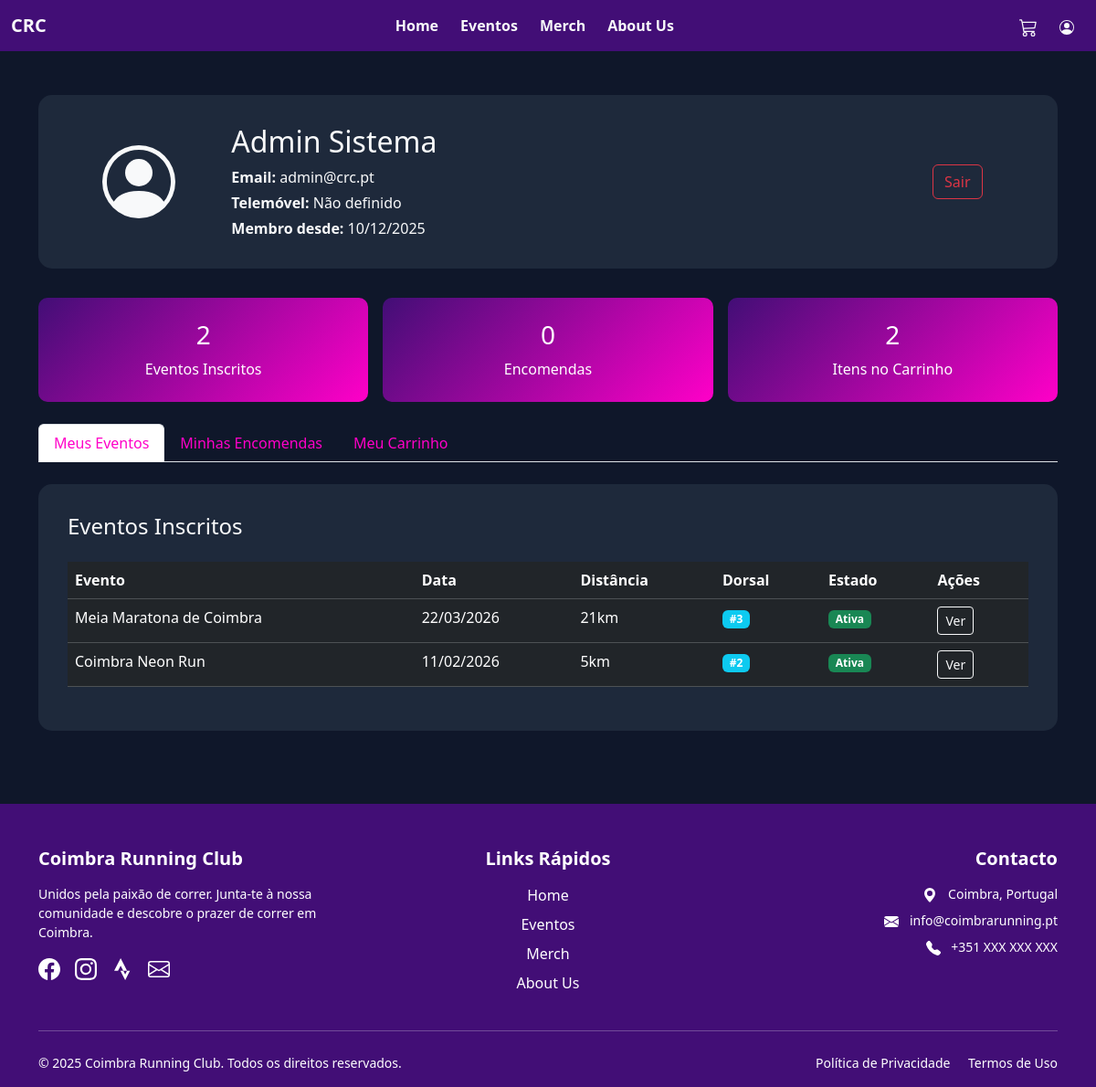
Page /perfil.php (signed in) on the committed database.
### tables this page shows
CREATE TABLE IF NOT EXISTS `utilizador` (
  `id_utilizador` int NOT NULL AUTO_INCREMENT,
  `primeiro_nome` varchar(100) NOT NULL,
  `ultimo_nome` varchar(100) NOT NULL,
  `email` varchar(255) NOT NULL,
  `telefone` varchar(20) DEFAULT NULL,
  `data_nascimento` date NOT NULL,
  `genero` enum('masculino','feminino','outro','prefiro-nao-dizer') DEFAULT NULL,
  `password_hash` varchar(255) NOT NULL,
  `data_registo` timestamp NULL DEFAULT CURRENT_TIMESTAMP,
  `data_ultima_atualizacao` timestamp NULL DEFAULT CURRENT_TIMESTAMP ON UPDATE CURRENT_TIMESTAMP,
  `ativo` tinyint(1) DEFAULT '1',
  `tipo` enum('utilizador','admin') DEFAULT 'utilizador',
  `email_verificado` tinyint(1) DEFAULT '0',
  `token_verificacao` varchar(100) DEFAULT NULL,
  `token_recuperacao_password` varchar(100) DEFAULT NULL,
  `data_expiracao_token` datetime DEFAULT NULL,
  `tentativas_login` int DEFAULT '0',
  `bloqueado_ate` datetime DEFAULT NULL,
  PRIMARY KEY (`id_utilizador`) USING BTREE,
  UNIQUE KEY `email` (`email`),
  KEY `idx_email` (`email`),
  KEY `idx_data_registo` (`data_registo`)
);

CREATE TABLE IF NOT EXISTS `inscricao_evento` (
  `id_inscricao` int NOT NULL AUTO_INCREMENT,
  `id_evento` int NOT NULL,
  `id_utilizador` int NOT NULL,
  `distancia_escolhida` varchar(20) NOT NULL,
  `tamanho_tshirt` enum('XS','S','M','L','XL','XXL') NOT NULL,
  `valor_pago` decimal(10,2) NOT NULL,
  `metodo_pagamento` enum('mbway','multibanco','cartao','transferencia','pendente') NOT NULL DEFAULT 'pendente',
  `estado_pagamento` enum('pendente','pago','cancelado','reembolsado') DEFAULT 'pendente',
  `referencia_pagamento` varchar(100) DEFAULT NULL,
  `data_pagamento` datetime DEFAULT NULL,
  `numero_dorsal` int DEFAULT NULL,
  `status` enum('ativa','cancelada','compareceu','nao_compareceu') DEFAULT 'ativa',
  `observacoes` text,
  `necessidades_especiais` text,
  `data_inscricao` timestamp NULL DEFAULT CURRENT_TIMESTAMP,
  `data_cancelamento` datetime DEFAULT NULL,
  PRIMARY KEY (`id_inscricao`),
  UNIQUE KEY `unique_inscricao` (`id_evento`,`id_utilizador`),
  KEY `idx_evento` (`id_evento`),
  KEY `idx_utilizador` (`id_utilizador`),
  KEY `idx_estado_pagamento` (`estado_pagamento`),
  KEY `idx_numero_dorsal` (`numero_dorsal`),
  CONSTRAINT `inscricao_evento_ibfk_1` FOREIGN KEY (`id_evento`) REFERENCES `evento` (`id_evento`) ON DELETE CASCADE,
  CONSTRAINT `inscricao_evento_ibfk_2` FOREIGN KEY (`id_utilizador`) REFERENCES `utilizador` (`id_utilizador`) ON DELETE CASCADE
);

CREATE TABLE IF NOT EXISTS `evento` (
  `id_evento` int NOT NULL AUTO_INCREMENT,
  `titulo` varchar(255) NOT NULL,
  `subtitulo` varchar(100) DEFAULT NULL,
  `descricao_curta` text,
  `descricao_completa` text,
  `data_evento` date NOT NULL,
  `hora_evento` time NOT NULL,
  `duracao_estimada` varchar(50) DEFAULT NULL,
  `local_nome` varchar(255) NOT NULL,
  `local_endereco` varchar(255) DEFAULT NULL,
  `imagem` varchar(255) DEFAULT NULL,
  `distancias_disponiveis` json DEFAULT NULL,
  `detalhes_percurso` json DEFAULT NULL,
  `vagas_totais` int DEFAULT NULL,
  `vagas_ocupadas` int DEFAULT '0',
  `preco` decimal(10,2) NOT NULL,
  `categoria` enum('corrida','trail','maratona','caminhada') DEFAULT 'corrida',
  `itens_incluidos` json DEFAULT NULL,
  `tem_transporte` tinyint(1) DEFAULT '0',
  `status` enum('ativo','cancelado','concluido') DEFAULT 'ativo',
  `data_criacao` timestamp NULL DEFAULT CURRENT_TIMESTAMP,
  PRIMARY KEY (`id_evento`),
  KEY `idx_data_evento` (`data_evento`),
  KEY `idx_categoria` (`categoria`),
  KEY `idx_status` (`status`)
);

### perfil.php (the view, shortened to what this page needs)
<?php
require_once 'includes/db_connect.php';
$id_utilizador = $_SESSION['id_utilizador'];
$stmt = $conn->prepare("SELECT * FROM utilizador WHERE id_utilizador = ?");
$stmt->bind_param("i", $id_utilizador);
$stmt->execute();
$user = $stmt->get_result()->fetch_assoc();
$stmt = $conn->prepare("
    SELECT e.*, i.data_inscricao, i.distancia_escolhida, i.numero_dorsal, i.estado_pagamento, i.status
    FROM inscricao_evento i
    INNER JOIN evento e ON i.id_evento = e.id_evento
    WHERE i.id_utilizador = ?
    ORDER BY e.data_evento DESC
");
$stmt->bind_param("i", $id_utilizador);
$stmt->execute();
$inscricoes = $stmt->get_result();
$stmt = $conn->prepare("
    SELECT
        c.*,
        p.nome,
        p.imagem,
        (c.quantidade * c.preco_unitario) as subtotal
    FROM carrinho c
    INNER JOIN produto p ON c.id_produto = p.id_produto
    WHERE c.id_utilizador = ?
");
$stmt->bind_param("i", $id_utilizador);
$stmt->execute();
$carrinho = $stmt->get_result();
$stmt = $conn->prepare("
    SELECT COUNT(*) as total
    FROM encomenda
    WHERE id_utilizador = ?
");
$stmt->bind_param("i", $id_utilizador);
$stmt->execute();
$total_compras = $stmt->get_result()->fetch_assoc()['total'];
?>
<!DOCTYPE html>
<html lang="pt-pt">
<head>
    <link href="https://cdn.jsdelivr.net/npm/bootstrap@5.3.2/dist/css/bootstrap.min.css" rel="stylesheet">
</head>
<body class="bg-secondary">
<?php include 'includes/nav.php'; ?>
<div class="container py-5">
    <div class="profile-card text-light">
        <div class="row align-items-center">
            <div class="col-md-2 text-center">
            </div>
            <div class="col-md-8">
                <h2><?php echo htmlspecialchars($user['primeiro_nome'] . ' ' . $user['ultimo_nome']); ?></h2>
                <p class="mb-1"><strong>Email:</strong> <?php echo htmlspecialchars($user['email']); ?></p>
                <p class="mb-1"><strong>Telemóvel:</strong> <?php echo htmlspecialchars($user['telefone'] ?? 'Não definido'); ?></p>
                <p class="mb-0"><strong>Membro desde:</strong> <?php echo date('d/m/Y', strtotime($user['data_registo'])); ?></p>
            </div>
            <div class="col-md-2 text-center">
                <a href="logout.php" class="btn btn-outline-danger">Sair</a>
            </div>
        </div>
    </div>
    <div class="row g-3 mb-4">
        <div class="col-md-4">
            <div class="stat-card">
                <h3><?php echo $inscricoes->num_rows; ?></h3>
                <p class="mb-0">Eventos Inscritos</p>
            </div>
        </div>
        <div class="col-md-4">
            <div class="stat-card">
                <h3><?php echo $total_compras; ?></h3>
                <p class="mb-0">Encomendas</p>
            </div>
        </div>
        <div class="col-md-4">
            <div class="stat-card">
                <h3><?php echo $carrinho->num_rows; ?></h3>
                <p class="mb-0">Itens no Carrinho</p>
            </div>
        </div>
    </div>
    <ul class="nav nav-tabs mb-4" id="profileTabs" role="tablist">
        <li class="nav-item" role="presentation">
            <button class="nav-link active text-primary" id="eventos-tab" data-bs-toggle="tab" data-bs-target="#eventos" type="button">
                Meus Eventos
            </button>
        </li>
        <li class="nav-item" role="presentation">
            <button class="nav-link text-primary" id="compras-tab" data-bs-toggle="tab" data-bs-target="#compras" type="button">
                Minhas Encomendas
            </button>
        </li>
        <li class="nav-item" role="presentation">
            <button class="nav-link text-primary" id="carrinho-tab" data-bs-toggle="tab" data-bs-target="#carrinho" type="button">
                Meu Carrinho
            </button>
        </li>
    </ul>
    <div class="tab-content" id="profileTabContent">
        <div class="tab-pane fade show active" id="eventos" role="tabpanel">
            <div class="profile-card text-light">
                <h4 class="mb-4">Eventos Inscritos</h4>
                <?php if ($inscricoes->num_rows > 0): ?>
                    <div class="table-responsive">
                        <table class="table table-dark table-hover">
                            <thead>
                                <tr>
                                    <th>Evento</th>
                                    <th>Data</th>
                                    <th>Distância</th>
                                    <th>Dorsal</th>
                                    <th>Estado</th>
                                    <th>Ações</th>
                                </tr>
                            </thead>
                            <tbody>
                                <?php
                                $inscricoes->data_seek(0);
                                while($evento = $inscricoes->fetch_assoc()):
                                ?>
                                <tr>
                                    <td><?php echo htmlspecialchars($evento['nome'] ?? $evento['titulo'] ?? 'N/A'); ?></td>
                                    <td><?php echo date('d/m/Y', strtotime($evento['data_evento'])); ?></td>
                                    <td><?php echo htmlspecialchars($evento['distancia_escolhida']); ?></td>
                                    <td>
                                        <?php
                                        if (!empty($evento['numero_dorsal'])) {
                                            echo '<span class="badge bg-info">#' . $evento['numero_dorsal'] . '</span>';
                                        } else {
                                            echo '<span class="badge bg-secondary">Pendente</span>';
                                        }
                                        ?>
                                    </td>
                                    <td>
                                        <?php
                                        $status_badges = [
                                            'ativa' => 'bg-success',
                                            'cancelada' => 'bg-danger',
                                            'compareceu' => 'bg-primary',
                                            'nao_compareceu' => 'bg-warning'
                                        ];
                                        $badge_class = $status_badges[$evento['status']] ?? 'bg-secondary';
                                        ?>
                                        <span class="badge <?php echo $badge_class; ?>"><?php echo ucfirst(str_replace('_', ' ', $evento['status'])); ?></span>
                                    </td>
                                    <td>
                                        <a href="evento1.php?id=<?php echo $evento['id_evento']; ?>" class="btn btn-sm btn-outline-light">Ver</a>
                                    </td>
                                </tr>
                                <?php endwhile; ?>
                            </tbody>
                        </table>
                    </div>
                <?php else: ?>
                    <p>Ainda não está inscrito em nenhum evento.</p>
                    <a href="eventos.php" class="btn btn-primary">Ver Eventos Disponíveis</a>
                <?php endif; ?>
            </div>
        </div>
    </div>
</div>
<?php include 'includes/footer.php'; ?>
</body>
</html>

### perfil.php (style rules this page uses)
.bg-secondary { background-color: #0F172A !important; }
.text-primary { color: #FF00C8 !important; }
.profile-card { background-color: #1E293B; border-radius: 15px; padding: 2rem; margin-bottom: 2rem; }
.stat-card { background: linear-gradient(135deg, #420e76 0%, #FF00C8 100%); border-radius: 10px; padding: 1.5rem; color: white; text-align: center; }

### rows in the picture
utilizador: primeiro_nome+ultimo_nome "Admin Sistema", email "admin@crc.pt", telefone "Não definido", data_registo "10/12/2025"
inscricao_evento: id_evento.titulo "Meia Maratona de Coimbra", id_evento.data_evento "22/03/2026", distancia_escolhida "21km", numero_dorsal "3", status "Ativa"
inscricao_evento: id_evento.titulo "Coimbra Neon Run", id_evento.data_evento "11/02/2026", distancia_escolhida "5km", numero_dorsal "2", status "Ativa"

### other values in the picture
$inscricoes->num_rows "2"
$total_compras "0"
$carrinho->num_rows "2"
